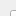
<?xml version="1.0" encoding="UTF-8"?>
<ui version="4.0">
 <class>DisplayGUI</class>
 <widget class="QWidget" name="DisplayGUI">
  <property name="geometry">
   <rect>
    <x>0</x>
    <y>0</y>
    <width>16</width>
    <height>16</height>
   </rect>
  </property>
  <property name="windowTitle">
   <string>Form</string>
  </property>
  <widget class="QPushButton" name="pushButton">
   <property name="geometry">
    <rect>
     <x>10</x>
     <y>10</y>
     <width>80</width>
     <height>24</height>
    </rect>
   </property>
   <property name="text">
    <string>PushButton</string>
   </property>
  </widget>
 </widget>
 <resources/>
 <connections/>
</ui>
